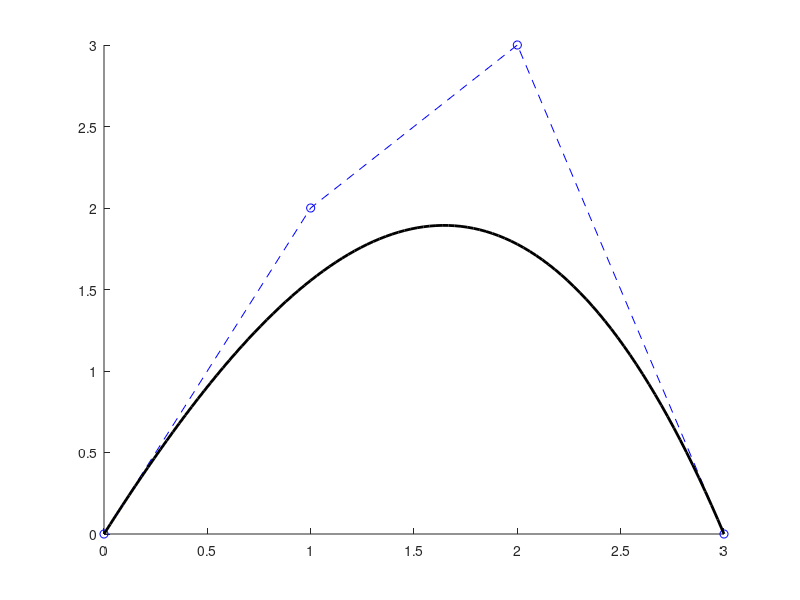
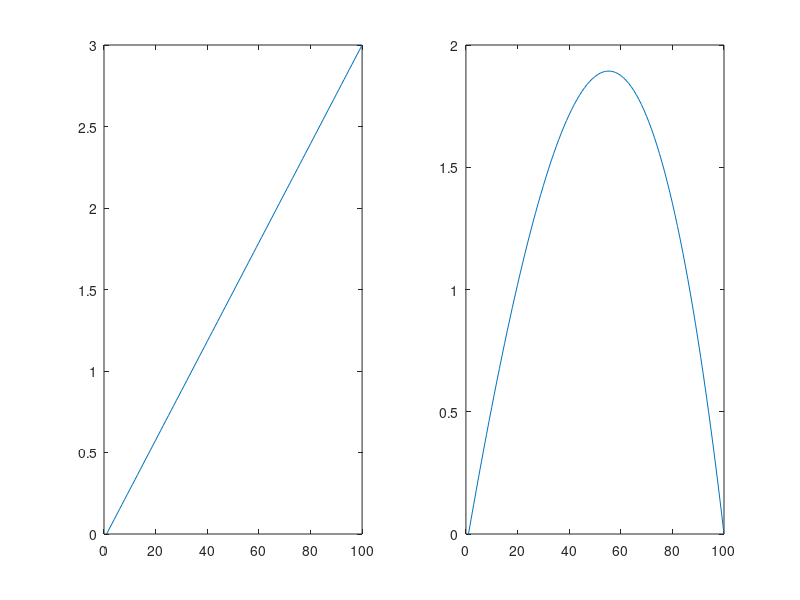

The MATLAB source for these figures, in order:
function bezierPt = bezier()
% function bezierPt = bezier(xPts, yPts)
    xPts = [0, 1, 2, 3];
    yPts = [0, 2, 3, 0];
    
    t = linspace(0,1,100);
    n = length(xPts)-1;        % Bezier Order
    
    xBezier = zeros(1,length(t));
    yBezier = zeros(1,length(t));
    
    % Bezier coefficients
    for i=0:n
        c(i+1) = nchoosek(n,i);
        c(i+1)
        xBezier = xBezier + c(i+1) * (t.^i) .* ((1-t).^(n-i))*xPts(i+1);
        yBezier = yBezier + c(i+1) * (t.^i) .* ((1-t).^(n-i))*yPts(i+1);
    end
    
    figure();
    hold on
    plot(xPts, yPts,'bo--');
    plot(xBezier,yBezier,'k','linewidth',2);
    figure();
    subplot(1,2,1);
    plot(xBezier);
    subplot(1,2,2);
    plot(yBezier);

end